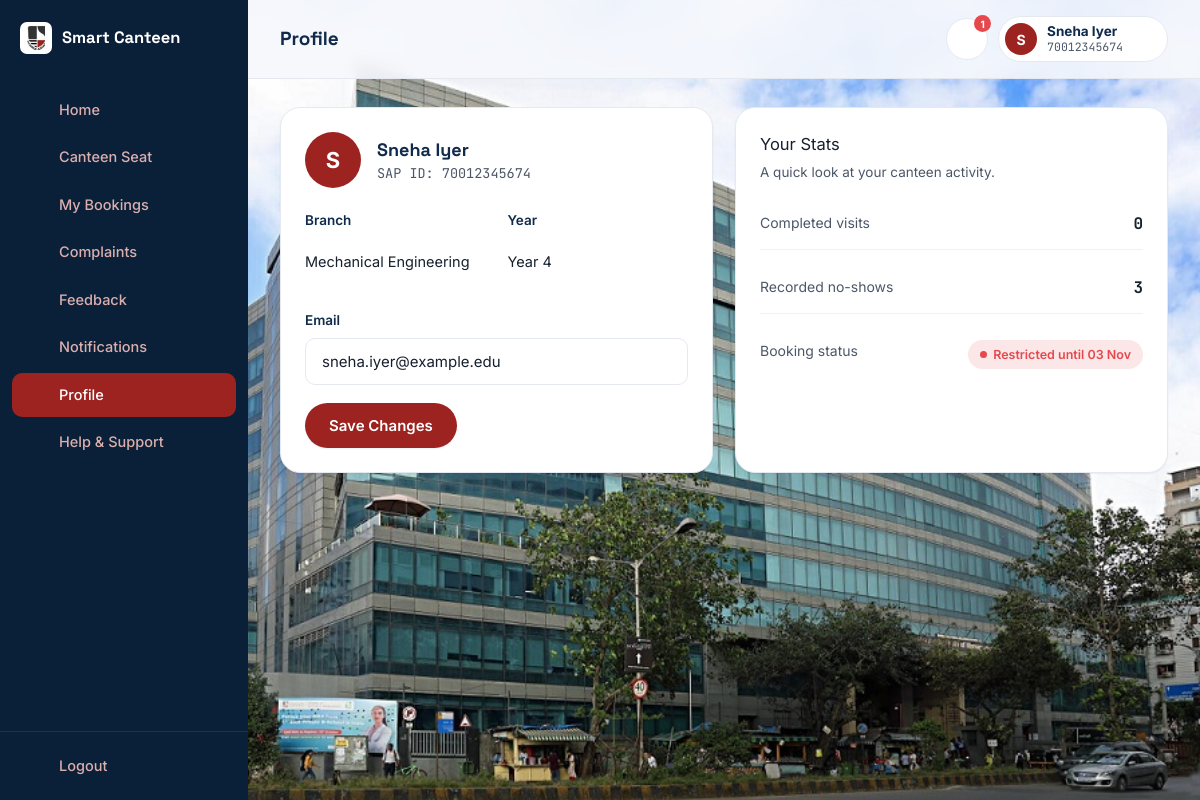
The app's page /student/profile.php (signed in) with its own data.
### tables this page shows
CREATE TABLE students (
  id             INT AUTO_INCREMENT PRIMARY KEY,
  sap_id         VARCHAR(11) NOT NULL UNIQUE,
  password_hash  VARCHAR(255) NOT NULL,
  name           VARCHAR(100) NOT NULL,
  branch         VARCHAR(100) NOT NULL,
  year           TINYINT NOT NULL,
  email          VARCHAR(150) DEFAULT NULL,
  no_show_count  INT NOT NULL DEFAULT 0,
  created_at     TIMESTAMP NOT NULL DEFAULT CURRENT_TIMESTAMP,
  CONSTRAINT chk_sap_id_format CHECK (sap_id REGEXP '^[0-9]{11}$'),
  CONSTRAINT chk_year_range CHECK (year BETWEEN 1 AND 4)
);

CREATE TABLE bans (
  id             INT AUTO_INCREMENT PRIMARY KEY,
  student_id     INT NOT NULL,
  reason         VARCHAR(255) NOT NULL,
  start_date     DATETIME NOT NULL,
  end_date       DATETIME NOT NULL,
  lifted_at      DATETIME DEFAULT NULL,
  created_at     TIMESTAMP NOT NULL DEFAULT CURRENT_TIMESTAMP,
  CONSTRAINT fk_ban_student FOREIGN KEY (student_id) REFERENCES students(id) ON DELETE CASCADE,
  INDEX idx_student_active (student_id, lifted_at, end_date)
);

### includes/functions.php (called while the page is built, shortened)
<?php
function e(?string $value): string
{
    return htmlspecialchars($value ?? '', ENT_QUOTES, 'UTF-8');
}
function unreadNotificationCount(PDO $pdo, int $studentId): int
{
    $stmt = $pdo->prepare('SELECT COUNT(*) FROM notifications WHERE student_id = ? AND is_read = 0');
    $stmt->execute([$studentId]);
    return (int) $stmt->fetchColumn();
}
function getActiveBan(PDO $pdo, int $studentId): ?array
{
    $stmt = $pdo->prepare('SELECT * FROM bans WHERE student_id = ? AND lifted_at IS NULL AND end_date > NOW() ORDER BY end_date DESC LIMIT 1');
    $stmt->execute([$studentId]);
    $ban = $stmt->fetch();
    return $ban ?: null;
}

### includes/auth.php (called while the page is built, shortened)
<?php
function isStudentLoggedIn(): bool
{
    return isset($_SESSION['student_id']);
}
function currentStudentId(): ?int
{
    return $_SESSION['student_id'] ?? null;
}
function currentStudent(): ?array
{
    static $cached = null;
    if ($cached !== null) return $cached;
    $stmt = getDB()->prepare('SELECT * FROM students WHERE id = ?');
    $stmt->execute([currentStudentId()]);
    $cached = $stmt->fetch() ?: null;
    return $cached;
}

### includes/db.php (called while the page is built)
<?php
function getDB(): PDO
{
    static $pdo = null;
    if ($pdo === null) {
        $dsn = 'mysql:host=' . DB_HOST . ';dbname=' . DB_NAME . ';charset=utf8mb4';
        try {
            $pdo = new PDO($dsn, DB_USER, DB_PASS, [
                PDO::ATTR_ERRMODE            => PDO::ERRMODE_EXCEPTION,
                PDO::ATTR_DEFAULT_FETCH_MODE => PDO::FETCH_ASSOC,
                PDO::ATTR_EMULATE_PREPARES   => false,
            ]);
            $pdo->exec("SET time_zone = '+05:30'");
        } catch (PDOException $e) {
            http_response_code(500);
            die('Database connection failed. Check includes/config.php and make sure MySQL is running in XAMPP. (' . htmlspecialchars($e->getMessage()) . ')');
        }
    }
    return $pdo;
}

### student/profile.php (the view, shortened to what this page needs)
<?php
require_once __DIR__ . '/../includes/db.php';
require_once __DIR__ . '/../includes/auth.php';
require_once __DIR__ . '/../includes/functions.php';
require_once __DIR__ . '/../includes/icons.php';
$pdo = getDB();
$student = currentStudent();
$student = currentStudent();
$fresh = $pdo->prepare('SELECT * FROM students WHERE id = ?');
$fresh->execute([$student['id']]);
$student = $fresh->fetch();
$completedCount = $pdo->prepare("SELECT COUNT(*) FROM reservations WHERE student_id = ? AND status = 'completed'");
$completedCount->execute([$student['id']]);
$completedCount = (int) $completedCount->fetchColumn();
$activeBan = getActiveBan($pdo, $student['id']);
$pageTitle = 'Profile';
?>
<!DOCTYPE html>
<html lang="en">
<head>
<link rel="stylesheet" href="<?= BASE_URL ?>/css/style.css">
<link rel="stylesheet" href="<?= BASE_URL ?>/css/app.css">
</head>
<body class="app-body photo-bg">
<div class="app-shell">
  <?php include __DIR__ . '/../includes/sidebar.php'; ?>
  <div class="app-main">
    <?php include __DIR__ . '/../includes/header.php'; ?>
    <main class="app-content">
      <div class="grid-2">
        <div class="card">
          <div style="display:flex; align-items:center; gap:16px; margin-bottom:22px;">
            <span class="avatar" style="width:56px; height:56px; font-size:22px;"><?= e(strtoupper(substr($student['name'],0,1))) ?></span>
            <div>
              <div style="font-family:var(--font-display); font-weight:700; font-size:18px; color:var(--navy-900);"><?= e($student['name']) ?></div>
              <div class="mono" style="color:var(--ink-600); font-size:13.5px;">SAP ID: <?= e($student['sap_id']) ?></div>
            </div>
          </div>
          <div class="grid-2" style="margin-bottom:6px;">
            <div class="field"><label>Branch</label><div style="padding:13px 0; font-size:14.5px;"><?= e($student['branch']) ?></div></div>
            <div class="field"><label>Year</label><div style="padding:13px 0; font-size:14.5px;">Year <?= (int)$student['year'] ?></div></div>
          </div>
          <form method="POST">
            <div class="field">
              <label for="email">Email</label>
              <input type="email" name="email" id="email" value="<?= e($student['email'] ?? '') ?>" placeholder="you@example.edu">
            </div>
            <button type="submit" class="btn btn-primary">Save Changes</button>
          </form>
        </div>
        <div class="card">
          <div class="card-title">Your Stats</div>
          <div class="card-sub">A quick look at your canteen activity.</div>
          <div style="display:flex; flex-direction:column; gap:14px;">
            <div style="display:flex; justify-content:space-between; padding:12px 0; border-bottom:1px solid var(--slate-100);">
              <span style="color:var(--ink-600); font-size:14px;">Completed visits</span>
              <strong class="mono"><?= $completedCount ?></strong>
            </div>
            <div style="display:flex; justify-content:space-between; padding:12px 0; border-bottom:1px solid var(--slate-100);">
              <span style="color:var(--ink-600); font-size:14px;">Recorded no-shows</span>
              <strong class="mono"><?= (int)$student['no_show_count'] ?></strong>
            </div>
            <div style="display:flex; justify-content:space-between; padding:12px 0;">
              <span style="color:var(--ink-600); font-size:14px;">Booking status</span>
              <?php if ($activeBan): ?>
                <span class="badge badge-occupied">Restricted until <?= date('d M', strtotime($activeBan['end_date'])) ?></span>
              <?php else: ?>
                <span class="badge badge-available">Clear to book</span>
              <?php endif; ?>
            </div>
          </div>
        </div>
      </div>
    </main>
  </div>
</div>
</body>
</html>

### includes/header.php (shortened to what this page needs)
<?php
$student = currentStudent();
$unreadCount = unreadNotificationCount($pdo, $student['id']);
$pageTitle = $pageTitle ?? 'Home';
?>
<header class="app-header">
  <h1 class="page-title"><?= e($pageTitle) ?></h1>
  <div class="header-actions">
    <div class="dropdown" id="notifDropdown">
      <button class="icon-btn" id="notifBtn" aria-label="Notifications">
        <?= icon('bell') ?>
        <?php if ($unreadCount > 0): ?><span class="badge-dot" id="unreadBadge"><?= $unreadCount > 9 ? '9+' : $unreadCount ?></span><?php endif; ?>
      </button>
    </div>
    <div class="dropdown" id="profileDropdown">
      <button class="profile-btn" id="profileBtn">
        <span class="avatar"><?= e(strtoupper(substr($student['name'], 0, 1))) ?></span>
        <span class="profile-text">
          <strong><?= e($student['name']) ?></strong>
          <small class="mono"><?= e($student['sap_id']) ?></small>
        </span>
        <?= icon('chevron-down') ?>
      </button>
    </div>
  </div>
</header>

### css/style.css (style rules this page uses)
:root { --navy-950: #0A1F38; --navy-900: #0F2A4A; --navy-800: #15355C; --red-600: #9C231F; --red-700: #7F1C19; --red-50: #F9F1F1; --paper: #F5F8FC; --white: #FFFFFF; --ink-900: #16202E; --ink-600: #4B5768; --slate-400:#A6B0C0; --slate-200:#E4E9F1; --slate-100:#EEF2F7; --status-available: #18A971; --status-available-bg: #E4F8EF; --status-reserved: #E8A33D; --status-reserved-bg: #FDF2DF; --status-occupied: #E5484D; --status-occupied-bg: #FCE7E8; --status-unavailable: #8791A1; --status-unavailable-bg: #EEF0F3; --font-display: 'Space Grotesk', 'Segoe UI', sans-serif; --font-body: 'Inter', 'Segoe UI', sans-serif; --font-mono: 'JetBrains Mono', 'Courier New', monospace; --radius-lg: 20px; --radius-md: 14px; --radius-sm: 10px; --radius-pill: 999px; --shadow-sm: 0 1px 2px rgba(15,42,74,.07); --shadow-md: 0 8px 24px rgba(15,42,74,.10); --shadow-lg: 0 20px 48px rgba(15,42,74,.16); }
*, *::before, *::after { box-sizing: border-box; }
html { scroll-behavior: smooth; }
body { margin: 0; font-family: var(--font-body); color: var(--ink-900); background: var(--paper); -webkit-font-smoothing: antialiased; line-height: 1.55; }
h1, h2, h3, h4 { font-family: var(--font-display); margin: 0 0 .5em; line-height: 1.15; color: var(--navy-900); }
button { font-family: inherit; cursor: pointer; }
.mono { font-family: var(--font-mono); font-variant-numeric: tabular-nums; }
.btn { display: inline-flex; align-items: center; justify-content: center; gap: 8px; padding: 13px 24px; border-radius: var(--radius-pill); border: none; font-weight: 600; font-size: 15px; font-family: var(--font-body); transition: transform .15s ease, box-shadow .15s ease, background-color .15s ease; white-space: nowrap; }
.btn-primary { background: var(--red-600); color: var(--white); box-shadow: var(--shadow-sm); }
.field { margin-bottom: 18px; text-align: left; }
.field label { display: block; font-size: 13.5px; font-weight: 600; color: var(--navy-900); margin-bottom: 7px; }
.field input, .field select, .field textarea { width: 100%; padding: 13px 16px; border-radius: var(--radius-sm); border: 1.5px solid var(--slate-200); font-size: 15px; font-family: var(--font-body); background: var(--white); color: var(--ink-900); transition: border-color .15s ease; }
.badge { display: inline-flex; align-items: center; gap: 6px; padding: 5px 12px; border-radius: var(--radius-pill); font-size: 12.5px; font-weight: 600; }
.badge::before { content: ''; width: 7px; height: 7px; border-radius: 50%; background: currentColor; }
.badge-occupied { background: var(--status-occupied-bg); color: var(--status-occupied); }

### records on screen
students: name "S", name "Sneha Iyer", sap "70012345674", branch "Mechanical Engineering", year "4", email "sneha.iyer@example.edu", no_show_count "3"
bans: end_date "03 Nov"

### other values on screen
$item['label'] "Home"
$item['label'] "Canteen Seat"
$item['label'] "My Bookings"
$item['label'] "Complaints"
$item['label'] "Feedback"
$item['label'] "Notifications"
$item['label'] "Profile"
$item['label'] "Help & Support"
$pageTitle "Profile"
$unreadCount "1"
$completedCount "0"
